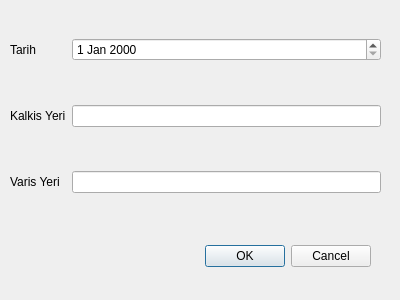
<?xml version="1.0" encoding="UTF-8"?>
<ui version="4.0">
 <class>SeferBul</class>
 <widget class="QDialog" name="SeferBul">
  <property name="geometry">
   <rect>
    <x>0</x>
    <y>0</y>
    <width>400</width>
    <height>300</height>
   </rect>
  </property>
  <property name="windowTitle">
   <string>Dialog</string>
  </property>
  <widget class="QDialogButtonBox" name="buttonBox">
   <property name="geometry">
    <rect>
     <x>30</x>
     <y>240</y>
     <width>341</width>
     <height>32</height>
    </rect>
   </property>
   <property name="orientation">
    <enum>Qt::Horizontal</enum>
   </property>
   <property name="standardButtons">
    <set>QDialogButtonBox::Cancel|QDialogButtonBox::Ok</set>
   </property>
  </widget>
  <widget class="QWidget" name="gridLayoutWidget">
   <property name="geometry">
    <rect>
     <x>10</x>
     <y>0</y>
     <width>371</width>
     <height>231</height>
    </rect>
   </property>
   <layout class="QGridLayout" name="gridLayout">
    <item row="2" column="0">
     <widget class="QLabel" name="label_2">
      <property name="text">
       <string>Kalkis Yeri</string>
      </property>
     </widget>
    </item>
    <item row="2" column="1">
     <widget class="QLineEdit" name="lineEdit"/>
    </item>
    <item row="1" column="0">
     <widget class="QLabel" name="label">
      <property name="text">
       <string>Tarih</string>
      </property>
     </widget>
    </item>
    <item row="1" column="1">
     <widget class="QDateEdit" name="dateEdit"/>
    </item>
    <item row="3" column="0">
     <widget class="QLabel" name="label_3">
      <property name="text">
       <string>Varis Yeri</string>
      </property>
     </widget>
    </item>
    <item row="3" column="1">
     <widget class="QLineEdit" name="lineEdit_2"/>
    </item>
   </layout>
  </widget>
 </widget>
 <resources/>
 <connections>
  <connection>
   <sender>buttonBox</sender>
   <signal>accepted()</signal>
   <receiver>SeferBul</receiver>
   <slot>accept()</slot>
   <hints>
    <hint type="sourcelabel">
     <x>248</x>
     <y>254</y>
    </hint>
    <hint type="destinationlabel">
     <x>157</x>
     <y>274</y>
    </hint>
   </hints>
  </connection>
  <connection>
   <sender>buttonBox</sender>
   <signal>rejected()</signal>
   <receiver>SeferBul</receiver>
   <slot>reject()</slot>
   <hints>
    <hint type="sourcelabel">
     <x>316</x>
     <y>260</y>
    </hint>
    <hint type="destinationlabel">
     <x>286</x>
     <y>274</y>
    </hint>
   </hints>
  </connection>
 </connections>
</ui>
